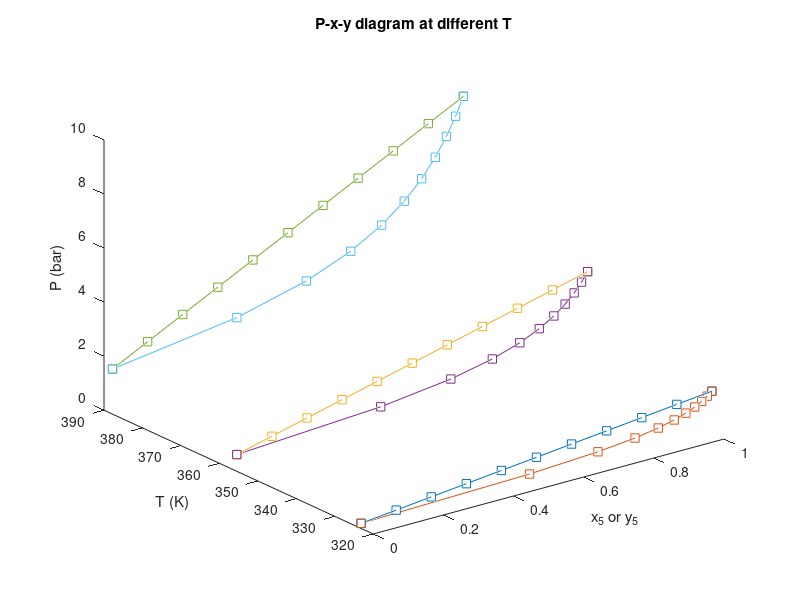

Write MATLAB code to recreate this figure.
clear all;
clc;
close all;

R = 8.314;
x = 0:0.1:1;

for n = 1:3
    
    T = 323.15*(n-1)*0.1 + 323.15;
    
    p5 = exp(10.422 - 26799/R/T);
    p7 = exp(11.431 - 35200/R/T);
    
    T_plot = T*ones(1,11);
    p = x.*p5 + (1-x).*p7;
    y = x.*p5./p;
    
    plot3(x,T_plot,p,'-s','markerfacecolor', 'w');
    hold on;
    plot3(y,T_plot,p,'-s','markerfacecolor', 'w');

end

hold off;

title('P-x-y diagram at different T');
xlabel('x_5 or y_5');
ylabel('T (K)');
zlabel('P (bar)');           